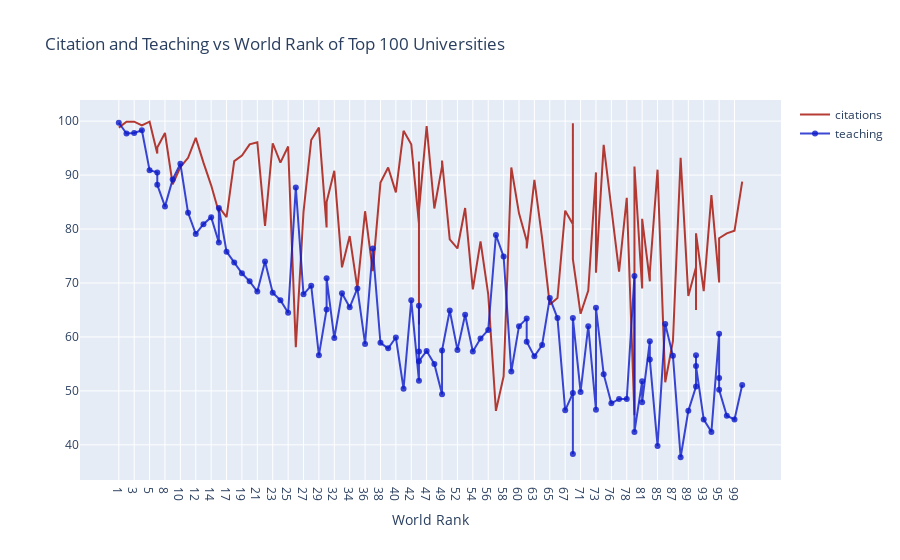

Notebook code cell kept with this figure:
### Markdown cell above
<a id = "1"></a><br>
## Line Charts

### Code cell
df = timesData.iloc[:100,:]


import plotly.graph_objs as go


trace1 = go.Scatter(
                    x = df.world_rank,
                    y = df.citations,
                    mode = "lines",
                    name = "citations",
                    marker = dict(color = 'rgba(166, 12, 2, 0.8)'),
                    text= df.university_name)

trace2 = go.Scatter(
                    x = df.world_rank,
                    y = df.teaching,
                    mode = "lines+markers",
                    name = "teaching",
                    marker = dict(color = 'rgba(12, 26, 200, 0.8)'),
                    text= df.university_name)

data = [trace1, trace2]

layout = dict(title = 'Citation and Teaching vs World Rank of Top 100 Universities',
              xaxis= dict(title= 'World Rank',ticklen= 6,zeroline= True)
             )

fig = dict(data = data, layout = layout)
iplot(fig)

### Figure 1 — Plotly figure (JSON) as saved in the notebook; plotly's stock layout.template omitted (floating-point values rounded to 4 significant figures)
{"data": [{"marker": {"color": "rgba(166, 12, 2, 0.8)"}, "mode": "lines", "name": "citations", "text": ["Harvard University", "California Institute of Technology", "Massachusetts Institute of Technology", "Stanford University", "Princeton University", "University of Cambridge", "University of Oxford", "University of California, Berkeley", "Imperial College London", "Yale University", "University of California, Los Angeles", "University of Chicago", "Johns Hopkins University", "Cornell University", "ETH Zurich – Swiss Federal Institute of Technology Zurich", "University of Michigan", "University of Toronto", "Columbia University", "University of Pennsylvania", "Carnegie Mellon University", "University of Hong Kong", "University College London", "University of Washington", "Duke University", "Northwestern University", "University of Tokyo", "Georgia Institute of Technology", "Pohang University of Science and Technology", "University of California, Santa Barbara", "University of British Columbia", "University of North Carolina at Chapel Hill", "University of California, San Diego", "University of Illinois at Urbana-Champaign", "National University of Singapore", "McGill University", "University of Melbourne", "Peking University", "Washington University in St Louis", "École Polytechnique", "University of Edinburgh", "Hong Kong University of Science and Technology", "École Normale Supérieure", "Australian National University", "Karolinska Institute", "University of Göttingen", "University of Wisconsin", "Rice University", "École Polytechnique Fédérale de Lausanne", "University of California, Irvine", "University of Science and Technology of China", "Vanderbilt University", "University of Minnesota", "Tufts University", "University of California, Davis", "Brown University", "University of Massachusetts", "Kyoto University", "Tsinghua University", "Boston University", "New York University", "Emory University", "LMU Munich", "University of Notre Dame", "University of Pittsburgh", "Case Western Reserve University", "Ohio State University", "University of Colorado Boulder", "University of Bristol", "University of California, Santa Cruz", "Yeshiva University", "University of Sydney", "University of Virginia", "University of Adelaide", "University of Southern California", "William & Mary", "Trinity College Dublin", "King’s College London", "Stony Brook University", "Korea Advanced Institute of Science and Technology (KAIST)", "University of Sussex", "The University of Queensland", "University of York", "Heidelberg University", "University of Utah", "Durham University", "London School of Economics and Political Science", "University of Manchester", "Royal Holloway, University of London", "Lund University", "University of Southampton", "University of Zurich", "Wake Forest University", "McMaster University", "University College Dublin", "George Washington University", "University of Arizona", "University of Basel", "University of Maryland, College Park", "Dartmouth College", "École Normale Supérieure de Lyon"], "type": "scatter", "x": ["1", "2", "3", "4", "5", "6", "6", "8", "9", "10", "11", "12", "13", "14", "15", "15", "17", "18", "19", "20", "21", "22", "23", "24", "25", "26", "27", "28", "29", "30", "30", "32", "33", "34", "35", "36", "37", "38", "39", "40", "41", "42", "43", "43", "43", "43", "47", "48", "49", "49", "51", "52", "53", "54", "55", "56", "57", "58", "59", "60", "61", "61", "63", "64", "65", "66", "67", "68", "68", "68", "71", "72", "73", "73", "75", "76", "77", "78", "79", "79", "81", "81", "83", "83", "85", "86", "87", "88", "89", "90", "90", "90", "93", "94", "95", "95", "95", "98", "99", "100"], "y": [98.8, 99.9, 99.9, 99.2, 99.9, 94.0, 95.1, 97.8, 88.3, 91.5, 93.2, 96.9, 92.3, 88.1, 83.1, 84.1, 82.2, 92.6, 93.6, 95.7, 96.1, 80.6, 95.9, 92.3, 95.3, 58.1, 83.2, 96.5, 98.8, 80.3, 85.0, 90.8, 72.9, 78.7, 69.0, 83.3, 72.2, 88.6, 91.4, 86.8, 98.2, 95.7, 81.0, 62.3, 92.5, 83.4, 99.1, 83.8, 91.6, 92.7, 78.1, 76.4, 83.9, 68.8, 77.7, 67.9, 46.3, 52.7, 91.4, 82.9, 77.8, 76.4, 89.1, 78.3, 66.0, 67.2, 83.4, 80.9, 99.6, 74.4, 64.3, 68.6, 90.5, 71.9, 95.6, 84.4, 72.1, 85.8, 45.5, 91.6, 69.0, 81.9, 70.3, 72.0, 91.0, 51.6, 59.2, 93.2, 67.6, 72.9, 65.0, 79.2, 68.5, 86.3, 70.2, 70.1, 78.3, 79.2, 79.7, 88.8]}, {"marker": {"color": "rgba(12, 26, 200, 0.8)"}, "mode": "lines+markers", "name": "teaching", "text": ["Harvard University", "California Institute of Technology", "Massachusetts Institute of Technology", "Stanford University", "Princeton University", "University of Cambridge", "University of Oxford", "University of California, Berkeley", "Imperial College London", "Yale University", "University of California, Los Angeles", "University of Chicago", "Johns Hopkins University", "Cornell University", "ETH Zurich – Swiss Federal Institute of Technology Zurich", "University of Michigan", "University of Toronto", "Columbia University", "University of Pennsylvania", "Carnegie Mellon University", "University of Hong Kong", "University College London", "University of Washington", "Duke University", "Northwestern University", "University of Tokyo", "Georgia Institute of Technology", "Pohang University of Science and Technology", "University of California, Santa Barbara", "University of British Columbia", "University of North Carolina at Chapel Hill", "University of California, San Diego", "University of Illinois at Urbana-Champaign", "National University of Singapore", "McGill University", "University of Melbourne", "Peking University", "Washington University in St Louis", "École Polytechnique", "University of Edinburgh", "Hong Kong University of Science and Technology", "École Normale Supérieure", "Australian National University", "Karolinska Institute", "University of Göttingen", "University of Wisconsin", "Rice University", "École Polytechnique Fédérale de Lausanne", "University of California, Irvine", "University of Science and Technology of China", "Vanderbilt University", "University of Minnesota", "Tufts University", "University of California, Davis", "Brown University", "University of Massachusetts", "Kyoto University", "Tsinghua University", "Boston University", "New York University", "Emory University", "LMU Munich", "University of Notre Dame", "University of Pittsburgh", "Case Western Reserve University", "Ohio State University", "University of Colorado Boulder", "University of Bristol", "University of California, Santa Cruz", "Yeshiva University", "University of Sydney", "University of Virginia", "University of Adelaide", "University of Southern California", "William & Mary", "Trinity College Dublin", "King’s College London", "Stony Brook University", "Korea Advanced Institute of Science and Technology (KAIST)", "University of Sussex", "The University of Queensland", "University of York", "Heidelberg University", "University of Utah", "Durham University", "London School of Economics and Political Science", "University of Manchester", "Royal Holloway, University of London", "Lund University", "University of Southampton", "University of Zurich", "Wake Forest University", "McMaster University", "University College Dublin", "George Washington University", "University of Arizona", "University of Basel", "University of Maryland, College Park", "Dartmouth College", "École Normale Supérieure de Lyon"], "type": "scatter", "x": ["1", "2", "3", "4", "5", "6", "6", "8", "9", "10", "11", "12", "13", "14", "15", "15", "17", "18", "19", "20", "21", "22", "23", "24", "25", "26", "27", "28", "29", "30", "30", "32", "33", "34", "35", "36", "37", "38", "39", "40", "41", "42", "43", "43", "43", "43", "47", "48", "49", "49", "51", "52", "53", "54", "55", "56", "57", "58", "59", "60", "61", "61", "63", "64", "65", "66", "67", "68", "68", "68", "71", "72", "73", "73", "75", "76", "77", "78", "79", "79", "81", "81", "83", "83", "85", "86", "87", "88", "89", "90", "90", "90", "93", "94", "95", "95", "95", "98", "99", "100"], "y": [99.7, 97.7, 97.8, 98.3, 90.9, 90.5, 88.2, 84.2, 89.2, 92.1, 83.0, 79.1, 80.9, 82.2, 77.5, 83.9, 75.8, 73.8, 71.8, 70.3, 68.4, 74.0, 68.2, 66.8, 64.5, 87.7, 67.9, 69.5, 56.6, 65.1, 70.9, 59.8, 68.1, 65.5, 69.0, 58.7, 76.4, 58.9, 57.9, 59.9, 50.4, 66.8, 51.9, 65.8, 57.3, 55.5, 57.4, 55.0, 49.4, 57.5, 64.9, 57.6, 64.1, 57.3, 59.7, 61.3, 78.9, 74.9, 53.6, 62.0, 63.4, 59.1, 56.4, 58.5, 67.2, 63.5, 46.4, 49.6, 38.3, 63.5, 49.8, 62.0, 46.5, 65.4, 53.1, 47.7, 48.5, 48.5, 71.3, 42.4, 51.8, 47.9, 59.2, 55.8, 39.8, 62.4, 56.5, 37.7, 46.3, 50.8, 56.6, 54.6, 44.7, 42.4, 60.6, 52.4, 50.2, 45.4, 44.7, 51.1]}], "layout": {"title": {"text": "Citation and Teaching vs World Rank of Top 100 Universities"}, "xaxis": {"ticklen": 6, "title": {"text": "World Rank"}, "zeroline": true}}}
